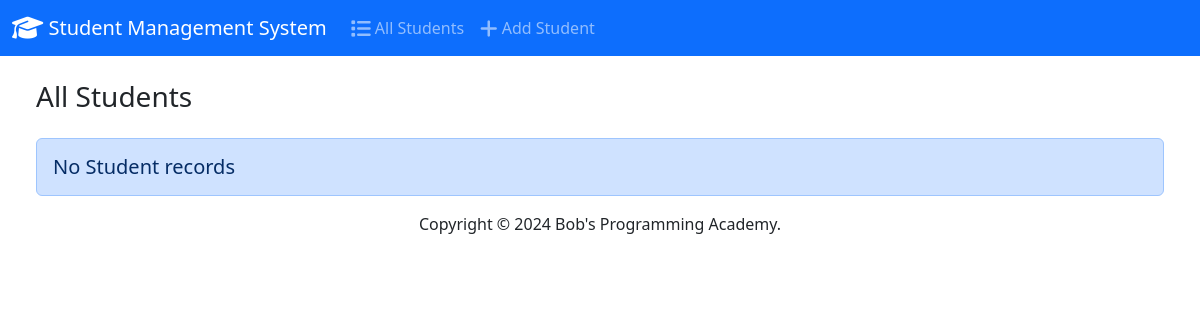
The app's page /, older data.
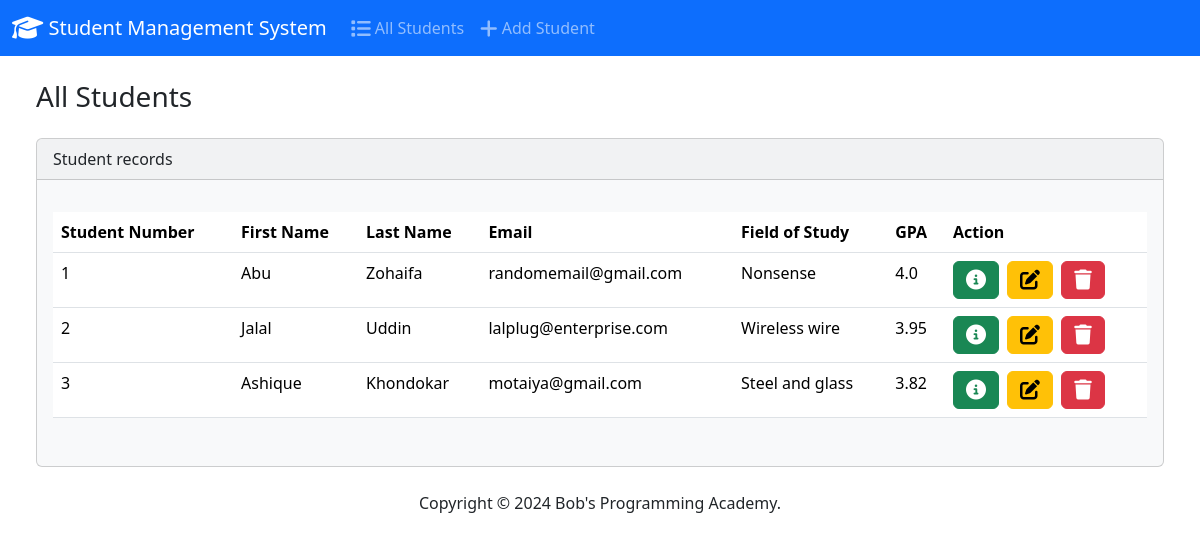
The same page, newer data.
### students/models.py (models this page shows, shortened)
class Students(models.Model):
    student_number = models.PositiveIntegerField()
    first_name = models.CharField(max_length=50)
    last_name = models.CharField(max_length=50)
    email = models.EmailField(max_length=100)
    field_of_study = models.CharField(max_length=50)
    gpa = models.FloatField()

### students/views.py (the view)
# urls.py: path('', views.index, name='index'),
def index(request):
    return render(request, 'students/index.html', {'Students': Students.objects.all() })

### students/templates/students/index.html (shortened to what this page needs)
{% extends 'students/base.html' %}
{% block body %}
<h3 class="m-4">All Students</h3>
    <div class="row">
      <div class="column-12">
        {% if Students %}
        <div class="card bg-light ms-4 me-4 mb-4">
          <div class="card-header">Student records</div>
          <div class="card-body">
            <p class="card-text">
            <div class="table-responsive">
              <table class="table table-hover">
                <thead>
                  <tr>
                    <th scope="col">Student Number</th>
                    <th scope="col">First Name</th>
                    <th scope="col">Last Name</th>
                    <th scope="col">Email</th>
                    <th scope="col">Field of Study</th>
                    <th scope="col">GPA</th>
                    <th scope="col">Action</th>
                  </tr>
                </thead>
                <tbody>
                  {% for student in Students %}
                  <tr>
                    <td>{{ student.student_number }} </td>
                    <td>{{ student.first_name }} </td>
                    <td>{{ student.last_name }} </td>
                    <td>{{ student.email }} </td>
                    <td>{{ student.field_of_study }} </td>
                    <td>{{ student.gpa }} </td>
                    <td><button type="button", class="btn btn-success me-1" href="{% url 'view_students' student.id %}" data-bs-toggle="modal" data-bs-target="#myModal{{student.id}}"><i class="fa-solid fa-circle-info fa-lg"></i></button>
                    <a class="btn btn-warning me-1" href={% url 'edit' student.id %}><i class="fa-solid fa-pen-to-square fa-lg"></i></a>
                    <button type="button" class="btn btn-danger" data-bs-toggle="modal" data-bs-target="#delete{{student.id}}"><i class="fa-solid fa-trash fa-lg"></i> </button>
                    </td>
                  </tr>
                  {% endfor %}
            </tbody>
          </table>
            </div>
            </p>
          </div>
        </div>
        {% else %}
        <h5 class="alert alert-primary ms-4 me-4">No Student records</h5>
        {% endif %}
      </div>
{% endblock %}

Row changes from the older to the newer data that the page shows:
added Students: student_number "1", first_name "Abu", last_name "Zohaifa", email "randomemail@gmail.com", field_of_study "Nonsense", gpa "4.0"
added Students: student_number "2", first_name "Jalal", last_name "Uddin", email "lalplug@enterprise.com", field_of_study "Wireless wire", gpa "3.95"
added Students: student_number "3", first_name "Ashique", last_name "Khondokar", email "motaiya@gmail.com", field_of_study "Steel and glass", gpa "3.82"
Text that changed along with them:
text no longer shown: "No Student records"
text now shown: "Student records Student Number First Name Last Name Email Field of Study GPA Action"
